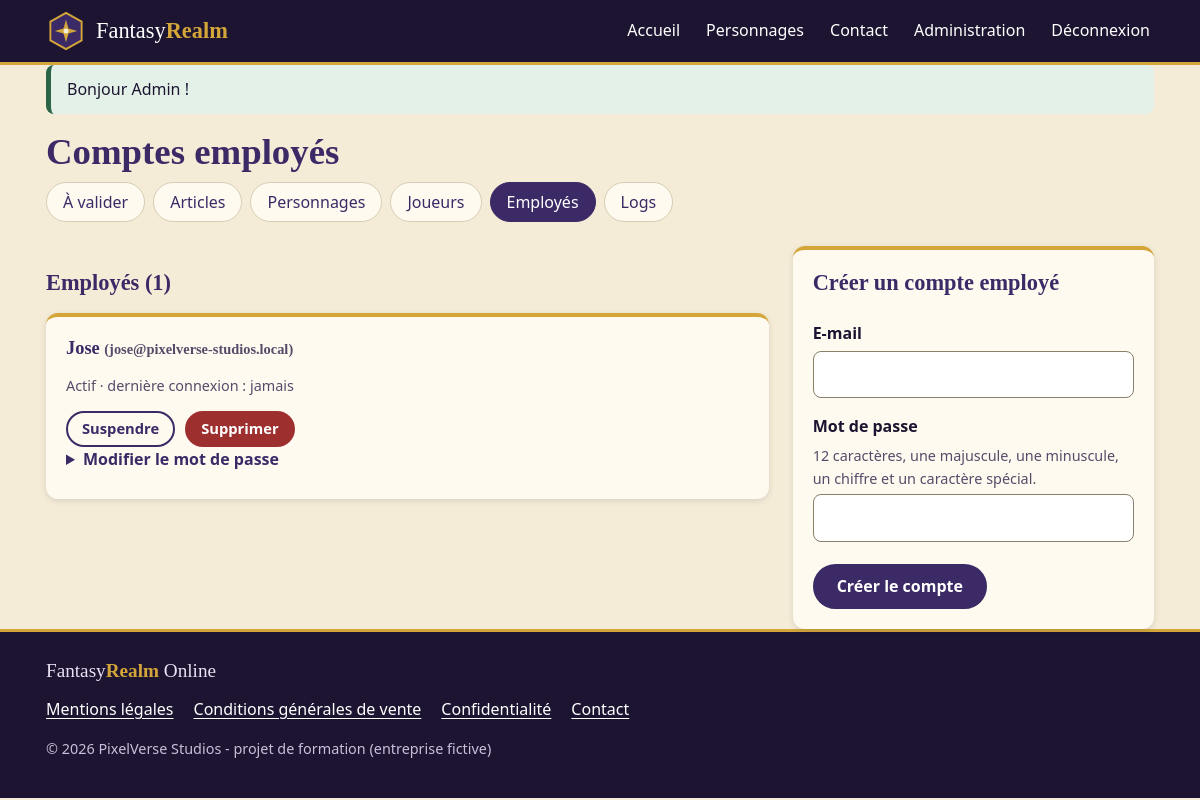
Screenshot of /admin/employes (signed in) with the database file from the repository.
### tables this page shows
CREATE TABLE utilisateurs (
    id                  INT UNSIGNED AUTO_INCREMENT PRIMARY KEY,
    email               VARCHAR(190) NOT NULL,
    pseudo              VARCHAR(30)  NOT NULL,
    mot_de_passe        VARCHAR(255) NOT NULL COMMENT 'Hash argon2id, jamais le mot de passe en clair',
    role                ENUM('joueur', 'employe', 'admin') NOT NULL DEFAULT 'joueur',
    statut              ENUM('actif', 'suspendu') NOT NULL DEFAULT 'actif',
    doit_changer_mdp    BOOLEAN      NOT NULL DEFAULT FALSE COMMENT 'Vrai après une réinitialisation : changement imposé à la connexion',
    derniere_connexion  DATETIME     NULL,
    cree_le             DATETIME     NOT NULL DEFAULT CURRENT_TIMESTAMP,
    CONSTRAINT uq_utilisateurs_email UNIQUE (email),
    CONSTRAINT uq_utilisateurs_pseudo UNIQUE (pseudo)
);

### src/Core/View.php (called while the page is built, shortened)
<?php
class View
{
    public static function render(string $template, array $data = []): void
    {
        extract($data, EXTR_SKIP);
        require ROOT . '/templates/' . $template . '.php';
        require ROOT . '/templates/layout.php';
    }
}

### src/Controllers/AdminController.php (called while the page is built, shortened)
<?php
class AdminController
{
    public function employes(): void
    {
        $erreurs = $_SESSION['_erreurs'] ?? [];
        View::render('admin/employes', [
            'title'    => 'Comptes employés',
            'employes' => Utilisateur::parRole('employe'),
            'erreurs'  => $erreurs,
            'old'      => Flash::saisie(),
        ]);
    }
}

### src/Core/Router.php (called while the page is built, shortened)
<?php
class Router
{
    private array $routes = [];
    public function get(string $path, array $action, string|array $roles = []): void
    {
        $this->routes['GET'][$path] = ['action' => $action, 'roles' => (array) $roles];
    }
    public function post(string $path, array $action, string|array $roles = []): void
    {
        $this->routes['POST'][$path] = ['action' => $action, 'roles' => (array) $roles];
    }
    public function dispatch(string $method, string $uri): void
    {
        $path = parse_url($uri, PHP_URL_PATH) ?: '/';
        $path = $path === '/' ? '/' : rtrim($path, '/');
        $route = $this->routes[$method][$path] ?? null;
        [$class, $methodName] = $route['action'];
        (new $class())->$methodName();
    }
}

### public/index.php (called while the page is built, shortened)
<?php
$joueur = 'joueur';
$personnel = ['employe', 'admin'];
$admin = 'admin';
$r = new Router();
$r->get('/', [PageController::class, 'accueil']);
$r->get('/mentions-legales', [PageController::class, 'mentionsLegales']);
$r->get('/conditions-generales', [PageController::class, 'conditionsGenerales']);
$r->get('/confidentialite', [PageController::class, 'confidentialite']);
$r->get('/contact', [ContactController::class, 'formulaire']);
$r->post('/contact', [ContactController::class, 'envoyer']);
$r->get('/api/pseudo', [ContactController::class, 'apiPseudo']);
$r->get('/personnages', [GalerieController::class, 'liste']);
$r->get('/personnage', [GalerieController::class, 'detail']);
$r->get('/avatar', [GalerieController::class, 'avatar']);
$r->post('/personnage/avis', [GalerieController::class, 'deposerAvis'], $joueur);
$r->get('/inscription', [AuthController::class, 'formulaireInscription']);
$r->post('/inscription', [AuthController::class, 'inscription']);
$r->get('/connexion', [AuthController::class, 'formulaireConnexion']);
$r->post('/connexion', [AuthController::class, 'connexion']);
$r->post('/deconnexion', [AuthController::class, 'deconnexion']);
$r->get('/mot-de-passe-oublie', [AuthController::class, 'formulaireOubli']);
$r->post('/mot-de-passe-oublie', [AuthController::class, 'oubli']);
$r->get('/espace/mot-de-passe', [AuthController::class, 'formulaireChangement'], [$joueur, ...$personnel]);
$r->post('/espace/mot-de-passe', [AuthController::class, 'changement'], [$joueur, ...$personnel]);
$r->post('/espace/supprimer-compte', [AuthController::class, 'supprimerCompte'], $joueur);
$r->get('/espace', [EspaceController::class, 'index'], $joueur);
$r->get('/espace/creer', [EspaceController::class, 'formulaireCreation'], $joueur);
$r->post('/espace/creer', [EspaceController::class, 'creer'], $joueur);
$r->get('/espace/personnage', [EspaceController::class, 'formulaireModification'], $joueur);
$r->post('/espace/personnage', [EspaceController::class, 'modifier'], $joueur);
$r->post('/espace/equiper', [EspaceController::class, 'equiper'], $joueur);
$r->post('/espace/partager', [EspaceController::class, 'partager'], $joueur);
$r->post('/espace/dupliquer', [EspaceController::class, 'dupliquer'], $joueur);
$r->post('/espace/supprimer', [EspaceController::class, 'supprimer'], $joueur);
$r->get('/apercu', [EspaceController::class, 'apercu'], $joueur);
$r->get('/gestion', [GestionController::class, 'index'], $personnel);
$r->post('/gestion/personnage/valider', [GestionController::class, 'validerPersonnage'], $personnel);
$r->post('/gestion/personnage/rejeter', [GestionController::class, 'rejeterPersonnage'], $personnel);
$r->post('/gestion/avis', [GestionController::class, 'modererAvis'], $personnel);
$r->get('/gestion/accessoires', [GestionController::class, 'accessoires'], $personnel);
$r->post('/gestion/accessoires', [GestionController::class, 'creerAccessoire'], $personnel);
$r->post('/gestion/accessoires/etat', [GestionController::class, 'etatAccessoire'], $personnel);
$r->post('/gestion/accessoires/supprimer', [GestionController::class, 'supprimerAccessoire'], $personnel);
$r->get('/gestion/personnages', [GestionController::class, 'personnages'], $personnel);
$r->post('/gestion/personnages/supprimer', [GestionController::class, 'supprimerPersonnage'], $personnel);
$r->get('/gestion/joueurs', [GestionController::class, 'joueurs'], $personnel);
$r->post('/gestion/joueurs/statut', [GestionController::class, 'statutJoueur'], $personnel);
$r->post('/gestion/joueurs/supprimer', [GestionController::class, 'supprimerJoueur'], $personnel);
$r->get('/admin/employes', [AdminController::class, 'employes'], $admin);
$r->post('/admin/employes', [AdminController::class, 'creerEmploye'], $admin);
$r->post('/admin/employes/mot-de-passe', [AdminController::class, 'motDePasseEmploye'], $admin);
$r->post('/admin/employes/statut', [AdminController::class, 'statutEmploye'], $admin);
$r->post('/admin/employes/supprimer', [AdminController::class, 'supprimerEmploye'], $admin);
$r->get('/admin/logs', [AdminController::class, 'logs'], $admin);
$r->dispatch($_SERVER['REQUEST_METHOD'], $_SERVER['REQUEST_URI']);

### src/Core/Database.php (called while the page is built, shortened)
<?php
final class Database
{
    private static ?PDO $pdo = null;
    public static function pdo(): PDO
    {
        if (self::$pdo === null) {
            $dsn = sprintf(
                'mysql:host=%s;port=%s;dbname=%s;charset=utf8mb4',
                $_ENV['DB_HOST'] ?? 'localhost',
                $_ENV['DB_PORT'] ?? '3306',
                $_ENV['DB_NAME'] ?? 'fantasyrealm'
            );
            self::$pdo = new PDO($dsn, $_ENV['DB_USER'] ?? '', $_ENV['DB_PASSWORD'] ?? '', [
                PDO::ATTR_ERRMODE            => PDO::ERRMODE_EXCEPTION,
                PDO::ATTR_DEFAULT_FETCH_MODE => PDO::FETCH_ASSOC,
                PDO::ATTR_EMULATE_PREPARES   => false,
            ]);
            self::$pdo->exec("SET time_zone = '+00:00'");
        }
        return self::$pdo;
    }
    public static function run(string $sql, array $params = []): \PDOStatement
    {
        $stmt = self::pdo()->prepare($sql);
        $stmt->execute($params);
        return $stmt;
    }
}

### src/Models/Utilisateur.php (called while the page is built, shortened)
<?php
final class Utilisateur
{
    public static function parRole(string $role): array
    {
        return Database::run(
            'SELECT u.id, u.email, u.pseudo, u.role, u.statut, u.derniere_connexion, u.cree_le, COUNT(p.id) AS nb_personnages
             FROM utilisateurs u LEFT JOIN personnages p ON p.utilisateur_id = u.id
             WHERE u.role = :role GROUP BY u.id ORDER BY u.pseudo',
            ['role' => $role]
        )->fetchAll();
    }
}

### src/helpers.php (called while the page is built, shortened)
<?php
function e(?string $value): string
{
    return htmlspecialchars($value ?? '', ENT_QUOTES | ENT_SUBSTITUTE, 'UTF-8');
}
function aria_erreur(array $erreurs, string $champ): string
{
    return isset($erreurs[$champ]) ? ' aria-invalid="true" aria-describedby="erreur-' . e($champ) . '"' : '';
}

### src/Core/Flash.php (called while the page is built, shortened)
<?php
final class Flash
{
    public static function saisie(): array
    {
        $old = $_SESSION['_old'] ?? [];
        return $old;
    }
}

### templates/admin/employes.php (the view, shortened to what this page needs)
<h1>Comptes employés</h1>
<?php require dirname(__DIR__) . '/gestion/_menu.php'; ?>
<div class="deux-colonnes">
    <section aria-labelledby="titre-employes" class="colonne-large">
        <h2 id="titre-employes">Employés (<?= count($employes) ?>)</h2>
        <?php if ($employes === []): ?>
            <p>Aucun employé.</p>
        <?php else: ?>
            <ul class="liste-moderation">
                <?php foreach ($employes as $em): ?>
                    <li class="carte<?= $em['statut'] === 'suspendu' ? ' inactif' : '' ?>">
                        <h3><?= e($em['pseudo']) ?> <span class="petit">(<?= e($em['email']) ?>)</span></h3>
                        <p class="petit"><?= $em['statut'] === 'actif' ? 'Actif' : 'Suspendu' ?> · dernière connexion :
                            <?= $em['derniere_connexion'] ? e(date_fr($em['derniere_connexion'], true)) : 'jamais' ?></p>
                        <div class="actions">
                            <form method="post" action="/admin/employes/statut" class="en-ligne">
                                <button type="submit" class="bouton bouton-petit bouton-secondaire">
                                    <?= $em['statut'] === 'actif' ? 'Suspendre' : 'Réactiver' ?><span class="sr-only"> <?= e($em['pseudo']) ?></span></button>
                            </form>
                            <form method="post" action="/admin/employes/supprimer" class="en-ligne" data-confirmation="Supprimer le compte de <?= e($em['pseudo']) ?> ?">
                                <button type="submit" class="bouton bouton-petit bouton-danger">Supprimer<span class="sr-only"> <?= e($em['pseudo']) ?></span></button>
                            </form>
                        </div>
                        <details>
                            <summary>Modifier le mot de passe<span class="sr-only"> de <?= e($em['pseudo']) ?></span></summary>
                        </details>
                    </li>
                <?php endforeach; ?>
            </ul>
        <?php endif; ?>
    </section>
    <section aria-labelledby="titre-nouvel" class="carte">
        <h2 id="titre-nouvel">Créer un compte employé</h2>
        <form method="post" action="/admin/employes" class="formulaire">
            <label for="email">E-mail</label>
            <input type="email" id="email" name="email" required maxlength="190" value="<?= e($old['email'] ?? '') ?>"<?= aria_erreur($erreurs, 'email') ?>>
            <label for="mot_de_passe">Mot de passe</label>
            <p class="aide" id="regles-mdp">12 caractères, une majuscule, une minuscule, un chiffre et un caractère spécial.</p>
            <input type="password" id="mot_de_passe" name="mot_de_passe" required minlength="12" maxlength="128"
                   autocomplete="new-password" aria-describedby="regles-mdp"<?= isset($erreurs['mot_de_passe']) ? ' aria-invalid="true"' : '' ?>>
            <button type="submit" class="bouton">Créer le compte</button>
        </form>
    </section>
</div>

### public/assets/css/style.css (style rules this page uses)
:root { --nuit: #1c1430; --violet: #3b2a66; --violet-clair: #5b4596; --or: #d4a63a; --or-fonce: #7a5810; --parchemin: #f5ecd7; --carte: #fffaf0; --encre: #1c1430; --gris: #564b69; --bordure: #d8cdb4; --rubis: #9e2f2f; --emeraude: #2b6446; --titres: Georgia, "Palatino Linotype", "Book Antiqua", serif; --texte: system-ui, -apple-system, "Segoe UI", Roboto, sans-serif; --rayon: 12px; --ombre: 0 2px 6px rgba(28, 20, 48, 0.12); }
*, *::before, *::after { box-sizing: border-box; }
html { -webkit-text-size-adjust: 100%; }
body { margin: 0; font-family: var(--texte); font-size: 1rem; line-height: 1.6; color: var(--encre); background: var(--parchemin); }
h1, h2, h3 { font-family: var(--titres); color: var(--violet); line-height: 1.2; }
h1 { font-size: 1.9rem; margin: 0 0 0.5rem; }
h2 { font-size: 1.4rem; margin: 1.5rem 0 0.75rem; }
h3 { font-size: 1.15rem; margin: 0 0 0.5rem; }
.en-ligne { display: inline; margin: 0; }
.petit { font-size: 0.9rem; color: var(--gris); }
.aide { font-weight: 400; font-size: 0.9rem; color: var(--gris); margin: 0; }
.carte { background: var(--carte); border-radius: var(--rayon); padding: 20px; box-shadow: var(--ombre); border-top: 4px solid var(--or); }
.carte h2:first-child { margin-top: 0; }
.actions { display: flex; flex-wrap: wrap; gap: 10px; align-items: center; margin-top: 12px; }
.bouton { display: inline-flex; align-items: center; justify-content: center; min-height: 44px; background: var(--violet); color: #fff; border: 2px solid var(--violet); border-radius: 999px; padding: 8px 22px; font: inherit; font-weight: 600; text-decoration: none; cursor: pointer; transition: background-color 0.15s; }
.bouton-secondaire, .hero .bouton-secondaire { background: transparent; color: var(--violet); border-color: var(--violet); }
.bouton-danger { background: var(--rubis); border-color: var(--rubis); }
.bouton-petit { min-height: 36px; padding: 4px 14px; font-size: 0.92rem; }
.formulaire { display: flex; flex-direction: column; gap: 4px; }
.formulaire label { font-weight: 600; margin-top: 12px; }
.formulaire button[type="submit"] { margin-top: 18px; align-self: flex-start; }
input[type="text"], input[type="email"], input[type="password"], input[type="search"], input[type="date"], select, textarea { width: 100%; font: inherit; padding: 10px 12px; border: 1px solid #8a7f6a; border-radius: 8px; background: #fff; color: var(--encre); }
.liste-avis, .liste-moderation, .mes-personnages { list-style: none; padding: 0; display: grid; gap: 14px; }
summary { cursor: pointer; color: var(--violet); font-weight: 600; min-height: 32px; }
.deux-colonnes { display: grid; gap: 24px; }
@media (min-width: 960px) { h1 { font-size: 2.3rem; } }
@media (min-width: 960px) { .deux-colonnes { grid-template-columns: 2fr 1fr; align-items: start; } }

### rows the page displays
utilisateurs: pseudo "Jose", email "jose@pixelverse-studios.local", statut "Actif", shows "jamais"

### other values shown
$f['message'] "Bonjour Admin !"
$libelle "À valider"
$libelle "Articles"
$libelle "Personnages"
$libelle "Joueurs"
$libelle "Employés"
$libelle "Logs"
count($employes) "1"
